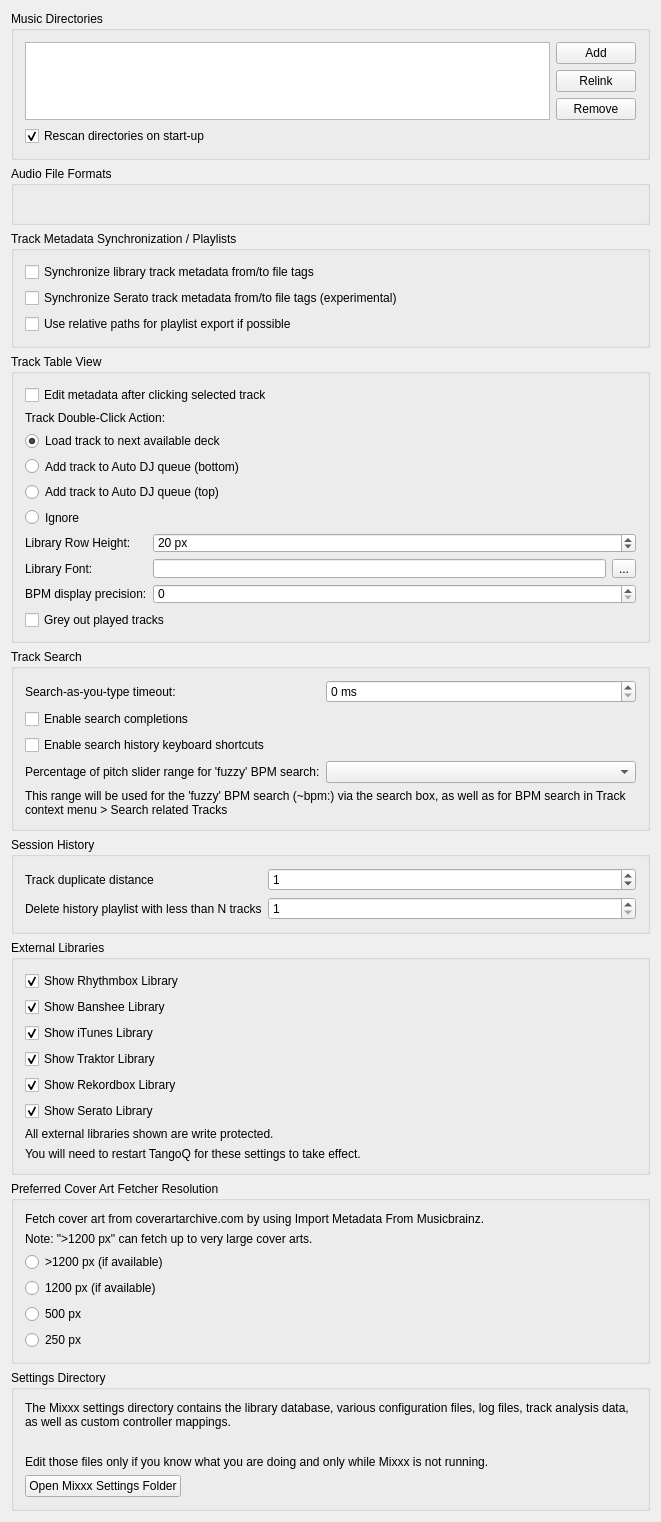
<?xml version="1.0" encoding="UTF-8"?>
<ui version="4.0">
 <class>DlgPrefLibraryDlg</class>
 <widget class="QWidget" name="DlgPrefLibraryDlg">
  <property name="geometry">
   <rect>
    <x>0</x>
    <y>0</y>
    <width>661</width>
    <height>1522</height>
   </rect>
  </property>
  <property name="windowTitle">
   <string notr="true">Library Preferences</string>
  </property>
  <layout class="QVBoxLayout" name="verticalLayout">

   <item>
    <widget class="QGroupBox" name="groupBox_MusicDirectories">
     <property name="title">
      <string>Music Directories</string>
     </property>
     <layout class="QGridLayout" name="gridLayout_music_directories">

      <item row="0" column="0" rowspan="3">
       <widget class="QListView" name="dirList">
        <property name="editTriggers">
         <set>QAbstractItemView::NoEditTriggers</set>
        </property>
        <property name="iconSize">
         <size>
          <width>16</width>
          <height>16</height>
         </size>
        </property>
        <property name="uniformItemSizes">
         <bool>true</bool>
        </property>
       </widget>
      </item>

      <item row="0" column="1">
       <widget class="QPushButton" name="pushButton_add_dir">
        <property name="font">
         <font/>
        </property>
        <property name="toolTip">
         <string>Add a directory where your music is stored. Mixxx will watch this directory and its subdirectories for new tracks.</string>
        </property>
        <property name="text">
         <string>Add</string>
        </property>
       </widget>
      </item>

      <item row="1" column="1">
       <widget class="QPushButton" name="pushButton_relocate_dir">
        <property name="toolTip">
         <string>If an existing music directory is moved, Mixxx doesn't know where to find the audio files in it. Choose Relink to select the music directory in its new location. &lt;br/&gt; This will re-establish the links to the audio files in the Mixxx library.</string>
        </property>
        <property name="text">
         <string extracomment="This will re-establish the links to the audio files in the Mixxx database if you move an music directory to a new location.">Relink</string>
        </property>
       </widget>
      </item>

      <item row="2" column="1">
       <widget class="QPushButton" name="pushButton_remove_dir">
        <property name="font">
         <font/>
        </property>
        <property name="toolTip">
         <string>If removed, Mixxx will no longer watch this directory and its subdirectories for new tracks.</string>
        </property>
        <property name="text">
         <string>Remove</string>
        </property>
       </widget>
      </item>

      <item row="3" column="0" colspan="2">
       <widget class="QCheckBox" name="checkBox_library_scan">
        <property name="text">
         <string>Rescan directories on start-up</string>
        </property>
        <property name="checked">
         <bool>true</bool>
        </property>
       </widget>
      </item>

     </layout>
    </widget>
   </item>

   <item>
    <widget class="QGroupBox" name="groupBox_AudioFileFormats">
     <property name="title">
      <string>Audio File Formats</string>
     </property>
     <property name="flat">
      <bool>false</bool>
     </property>
     <layout class="QGridLayout" name="gridLayout_audio_formats">
      <item row="0" column="0">
       <widget class="QLabel" name="builtInFormats">
        <property name="text">
         <string/>
        </property>
        <property name="wordWrap">
         <bool>true</bool>
        </property>
       </widget>
      </item>
     </layout>
    </widget>
   </item>

   <item>
    <widget class="QGroupBox" name="groupBox_AudioFileTags">
     <property name="title">
      <string>Track Metadata Synchronization / Playlists</string>
     </property>
     <layout class="QGridLayout" name="gridLayout_metadata">
      <item row="0" column="0" colspan="2">
       <widget class="QCheckBox" name="checkBox_sync_track_metadata">
        <property name="toolTip">
         <string>Automatically write modified track metadata from the library into file tags and reimport metadata from updated file tags into the library</string>
        </property>
        <property name="text">
         <string>Synchronize library track metadata from/to file tags</string>
        </property>
       </widget>
      </item>

      <item row="1" column="0">
       <widget class="QCheckBox" name="checkBox_serato_metadata_export">
        <property name="toolTip">
         <string>Keeps track color, beat grid, bpm lock, cue points, and loops synchronized with SERATO_MARKERS/MARKERS2 file tags.&lt;br/&gt;&lt;br/&gt;WARNING: Enabling this option also enables the reimport of Serato metadata after files have been modified outside of Mixxx. On reimport existing metadata in Mixxx is replaced with the metadata found in file tags. Custom metadata not included in file tags like loop colors is lost.</string>
        </property>
        <property name="text">
         <string>Synchronize Serato track metadata from/to file tags (experimental)</string>
        </property>
       </widget>
      </item>

      <item row="2" column="0" colspan="2">
       <widget class="QCheckBox" name="checkBox_use_relative_path">
        <property name="text">
         <string>Use relative paths for playlist export if possible</string>
        </property>
       </widget>
      </item>
     </layout>
    </widget>
   </item>

   <item>
    <widget class="QGroupBox" name="groupBox_TrackTableView">
     <property name="title">
      <string>Track Table View</string>
     </property>
     <layout class="QGridLayout" name="gridLayout_track_table_view">

      <item row="1" column="0" colspan="3">
       <widget class="QCheckBox" name="checkBox_edit_metadata_selected_clicked">
        <property name="text">
         <string>Edit metadata after clicking selected track</string>
        </property>
       </widget>
      </item>

      <item row="2" column="0" colspan="3">
       <widget class="QLabel" name="label_doubeClickAction">
        <property name="text">
         <string>Track Double-Click Action:</string>
        </property>
        <property name="alignment">
         <set>Qt::AlignLeft|Qt::AlignVCenter</set>
        </property>
       </widget>
      </item>

      <item row="3" column="0" colspan="3">
       <widget class="QRadioButton" name="radioButton_dbclick_deck">
        <property name="text">
         <string>Load track to next available deck</string>
        </property>
        <property name="checked">
         <bool>true</bool>
        </property>
       </widget>
      </item>
      <item row="4" column="0" colspan="3">
       <widget class="QRadioButton" name="radioButton_dbclick_bottom">
        <property name="text">
         <string>Add track to Auto DJ queue (bottom)</string>
        </property>
       </widget>
      </item>
      <item row="5" column="0" colspan="3">
       <widget class="QRadioButton" name="radioButton_dbclick_top">
        <property name="text">
         <string>Add track to Auto DJ queue (top)</string>
        </property>
       </widget>
      </item>
      <item row="6" column="0" colspan="3">
       <widget class="QRadioButton" name="radioButton_dbclick_ignore">
        <property name="text">
         <string>Ignore</string>
        </property>
       </widget>
      </item>

      <item row="7" column="0">
       <widget class="QLabel" name="label_rowHeight">
        <property name="text">
         <string>Library Row Height:</string>
        </property>
        <property name="alignment">
         <set>Qt::AlignLeft|Qt::AlignVCenter</set>
        </property>
       </widget>
      </item>
      <item row="7" column="1" colspan="2">
       <widget class="QSpinBox" name="spinBox_row_height">
        <property name="suffix">
         <string> px</string>
        </property>
        <property name="minimum">
         <number>5</number>
        </property>
        <property name="maximum">
         <number>100</number>
        </property>
        <property name="value">
         <number>20</number>
        </property>
       </widget>
      </item>

      <item row="8" column="0">
       <widget class="QLabel" name="label_libraryFont">
        <property name="text">
         <string>Library Font:</string>
        </property>
        <property name="alignment">
         <set>Qt::AlignLeft|Qt::AlignVCenter</set>
        </property>
       </widget>
      </item>
      <item row="8" column="1">
       <widget class="QLineEdit" name="lineEdit_library_font">
        <property name="readOnly">
         <bool>true</bool>
        </property>
       </widget>
      </item>
      <item row="8" column="2">
       <widget class="QToolButton" name="btn_library_font">
        <property name="text">
         <string>...</string>
        </property>
       </widget>
      </item>

      <item row="9" column="0">
       <widget class="QLabel" name="label_bpm_precision">
        <property name="text">
         <string>BPM display precision:</string>
        </property>
        <property name="alignment">
         <set>Qt::AlignLeft|Qt::AlignVCenter</set>
        </property>
       </widget>
      </item>
      <item row="9" column="1" colspan="2">
       <widget class="QSpinBox" name="spinbox_bpm_precision"/>
      </item>

      <item row="10" column="0" colspan="3">
       <widget class="QCheckBox" name="checkbox_played_track_color">
        <property name="text">
         <string>Grey out played tracks</string>
        </property>
       </widget>
      </item>

     </layout>
    </widget>
   </item><!-- Track Table View -->

   <item>
    <widget class="QGroupBox" name="groupBox_Search">
     <property name="title">
      <string>Track Search</string>
     </property>
     <layout class="QGridLayout" name="gridLayout_search">

      <item row="0" column="0">
       <widget class="QLabel" name="label_searchDebouncingTimeout">
        <property name="text">
         <string>Search-as-you-type timeout:</string>
        </property>
        <property name="alignment">
         <set>Qt::AlignLeft|Qt::AlignVCenter</set>
        </property>
       </widget>
      </item>
      <item row="0" column="1" colspan="2">
       <widget class="QSpinBox" name="spinBox_search_debouncing_timeout">
        <property name="suffix">
         <string> ms</string>
        </property>
       </widget>
      </item>

      <item row="1" column="0" colspan="3">
       <widget class="QCheckBox" name="checkBox_enable_search_completions">
        <property name="text">
         <string>Enable search completions</string>
        </property>
       </widget>
      </item>

      <item row="2" column="0" colspan="3">
       <widget class="QCheckBox" name="checkBox_enable_search_history_shortcuts">
        <property name="text">
         <string>Enable search history keyboard shortcuts</string>
        </property>
       </widget>
      </item>

      <item row="3" column="0">
       <widget class="QLabel" name="label_searchBpmFuzzyRange">
        <property name="text">
         <string>Percentage of pitch slider range for 'fuzzy' BPM search:</string>
        </property>
        <property name="alignment">
         <set>Qt::AlignLeft|Qt::AlignVCenter</set>
        </property>
        <property name="buddy">
         <cstring>comboBox_search_bpm_fuzzy_range</cstring>
        </property>
       </widget>
      </item>
      <item row="3" column="1" colspan="2">
       <widget class="QComboBox" name="comboBox_search_bpm_fuzzy_range"/>
      </item>
      <item row="4" column="0" colspan="3">
       <widget class="QLabel" name="label_searchBpmFuzzyRangeInfo">
        <property name="text">
         <string>This range will be used for the 'fuzzy' BPM search (~bpm:) via the search box, as well as for BPM search in Track context menu &gt; Search related Tracks</string>
        </property>
        <property name="wordWrap">
         <bool>true</bool>
        </property>
       </widget>
      </item>

     </layout>
    </widget>
   </item><!-- Search box -->

   <item>
    <widget class="QGroupBox" name="groupBox_History">
     <property name="title">
      <string>Session History</string>
     </property>
     <layout class="QGridLayout" name="gridLayout_history">

      <item row="1" column="0">
       <widget class="QLabel" name="label_history_track_duplicate_distance">
        <property name="text">
         <string>Track duplicate distance</string>
        </property>
        <property name="alignment">
         <set>Qt::AlignLeft|Qt::AlignVCenter</set>
        </property>
        <property name="wordWrap">
         <bool>true</bool>
        </property>
       </widget>
      </item>
      <item row="1" column="1" colspan="2">
       <widget class="QSpinBox" name="spinbox_history_track_duplicate_distance">
        <property name="toolTip">
         <string>When playing a track again log it to the session history only if more than N other tracks have been played in the meantime</string>
        </property>
        <property name="minimum">
         <number>0</number>
        </property>
        <property name="maximum">
         <number>99</number>
        </property>
        <property name="value">
         <number>1</number>
        </property>
       </widget>
      </item>

      <item row="2" column="0">
       <widget class="QLabel" name="label_history_cleanup">
        <property name="toolTip">
         <string>History playlist with less than N tracks will be deleted&lt;br/&gt;&lt;br/&gt;Note: the cleanup will be performed during startup and shutdown of Mixxx.</string>
        </property>
        <property name="text">
         <string>Delete history playlist with less than N tracks</string>
        </property>
        <property name="alignment">
         <set>Qt::AlignLeft|Qt::AlignVCenter</set>
        </property>
       </widget>
      </item>
      <item row="2" column="1" colspan="2">
       <widget class="QSpinBox" name="spinbox_history_min_tracks_to_keep">
        <property name="minimum">
         <number>1</number>
        </property>
        <property name="maximum">
         <number>99</number>
        </property>
        <property name="value">
         <number>1</number>
        </property>
       </widget>
      </item>

     </layout>
    </widget>
   </item><!-- History -->

   <item>
    <widget class="QGroupBox" name="groupBox_external_libraries">
     <property name="title">
      <string>External Libraries</string>
     </property>
     <layout class="QGridLayout" name="gridLayout_external_libraries">
      <item row="0" column="0">
       <widget class="QCheckBox" name="checkBox_show_rhythmbox">
        <property name="text">
         <string>Show Rhythmbox Library</string>
        </property>
        <property name="checked">
         <bool>true</bool>
        </property>
       </widget>
      </item>
      <item row="1" column="0">
       <widget class="QCheckBox" name="checkBox_show_banshee">
        <property name="text">
         <string>Show Banshee Library</string>
        </property>
        <property name="checked">
         <bool>true</bool>
        </property>
       </widget>
      </item>
      <item row="2" column="0">
       <widget class="QCheckBox" name="checkBox_show_itunes">
        <property name="text">
         <string>Show iTunes Library</string>
        </property>
        <property name="checked">
         <bool>true</bool>
        </property>
       </widget>
      </item>
      <item row="3" column="0">
       <widget class="QCheckBox" name="checkBox_show_traktor">
        <property name="text">
         <string>Show Traktor Library</string>
        </property>
        <property name="checked">
         <bool>true</bool>
        </property>
       </widget>
      </item>
      <item row="4" column="0">
       <widget class="QCheckBox" name="checkBox_show_rekordbox">
        <property name="text">
         <string>Show Rekordbox Library</string>
        </property>
        <property name="checked">
         <bool>true</bool>
        </property>
       </widget>
      </item>
      <item row="5" column="0">
       <widget class="QCheckBox" name="checkBox_show_serato">
        <property name="text">
         <string>Show Serato Library</string>
        </property>
        <property name="checked">
         <bool>true</bool>
        </property>
       </widget>
      </item>
      <item row="6" column="0">
       <widget class="QLabel" name="label_4">
        <property name="text">
         <string>All external libraries shown are write protected.</string>
        </property>
        <property name="wordWrap">
         <bool>true</bool>
        </property>
        <property name="topMargin" stdset="0">
         <number>10</number>
        </property>
       </widget>
      </item>
      <item row="7" column="0">
       <widget class="QLabel" name="label_11">
        <property name="text">
         <string>You will need to restart TangoQ for these settings to take effect.</string>
        </property>
        <property name="wordWrap">
         <bool>true</bool>
        </property>
       </widget>
      </item>
     </layout>
    </widget>
   </item>

   <item>
    <widget class="QGroupBox" name="groupBox_cover_art_fetcher">
     <property name="title">
      <string>Preferred Cover Art Fetcher Resolution</string>
     </property>
     <layout class="QGridLayout" name="gridLayout_cover_art_fetcher">
      <item row="0" column="0">
       <widget class="QLabel" name="label_12">
        <property name="text">
         <string>Fetch cover art from coverartarchive.com by using Import Metadata From Musicbrainz.</string>
        </property>
        <property name="wordWrap">
         <bool>true</bool>
        </property>
       </widget>
      </item>
      <item row="1" column="0">
       <widget class="QLabel" name="label_13">
        <property name="text">
         <string>Note: &quot;&gt;1200 px&quot; can fetch up to very large cover arts.</string>
        </property>
        <property name="wordWrap">
         <bool>true</bool>
        </property>
       </widget>
      </item>
      <item row="2" column="0">
       <widget class="QRadioButton" name="radioButton_cover_art_fetcher_highest">
        <property name="text">
         <string>&gt;1200 px (if available)</string>
        </property>
        <property name="checked">
         <bool>false</bool>
        </property>
       </widget>
      </item>
      <item row="3" column="0">
       <widget class="QRadioButton" name="radioButton_cover_art_fetcher_high">
        <property name="text">
         <string>1200 px (if available)</string>
        </property>
        <property name="checked">
         <bool>false</bool>
        </property>
       </widget>
      </item>
      <item row="4" column="0">
       <widget class="QRadioButton" name="radioButton_cover_art_fetcher_medium">
        <property name="text">
         <string>500 px</string>
        </property>
        <property name="checked">
         <bool>false</bool>
        </property>
       </widget>
      </item>
      <item row="5" column="0">
       <widget class="QRadioButton" name="radioButton_cover_art_fetcher_lowest">
        <property name="text">
         <string>250 px</string>
        </property>
        <property name="checked">
         <bool>false</bool>
        </property>
       </widget>
      </item>
     </layout>
    </widget>
   </item>

   <item>
    <widget class="QGroupBox" name="groupBox_settingsDir">
     <property name="title">
      <string>Settings Directory</string>
     </property>
     <layout class="QVBoxLayout" name="vlayout_settingsDir">
      <item>
       <widget class="QLabel" name="label_settingsDir">
        <property name="text">
         <string>The Mixxx settings directory contains the library database, various configuration files, log files, track analysis data, as well as custom controller mappings.</string>
        </property>
        <property name="wordWrap">
         <bool>true</bool>
        </property>
       </widget>
      </item>
      <item>
       <widget class="QLabel" name="label_settingsManualLink">
        <property name="text">
         <string/>
        </property>
        <property name="wordWrap">
         <bool>true</bool>
        </property>
        <property name="openExternalLinks">
         <bool>true</bool>
        </property>
       </widget>
      </item>
      <item>
       <widget class="QLabel" name="label_settingsWarning">
        <property name="text">
         <string>Edit those files only if you know what you are doing and only while Mixxx is not running.</string>
        </property>
        <property name="wordWrap">
         <bool>true</bool>
        </property>
       </widget>
      </item>
      <item>
       <widget class="QPushButton" name="pushButton_open_settings_dir">
        <property name="sizePolicy">
         <sizepolicy hsizetype="Fixed" vsizetype="Fixed">
          <horstretch>0</horstretch>
          <verstretch>0</verstretch>
         </sizepolicy>
        </property>
        <property name="text">
         <string>Open Mixxx Settings Folder</string>
        </property>
       </widget>
      </item>
     </layout>
    </widget>
   </item>
   <item>
    <spacer name="verticalSpacer">
     <property name="orientation">
      <enum>Qt::Vertical</enum>
     </property>
     <property name="sizeHint" stdset="0">
      <size>
       <width>20</width>
       <height>40</height>
      </size>
     </property>
    </spacer>
   </item>
  </layout>
 </widget>
 <layoutdefault spacing="6" margin="11"/>
 <tabstops>
  <tabstop>dirList</tabstop>
  <tabstop>pushButton_add_dir</tabstop>
  <tabstop>pushButton_relocate_dir</tabstop>
  <tabstop>pushButton_remove_dir</tabstop>
  <tabstop>checkBox_library_scan</tabstop>
  <tabstop>checkBox_sync_track_metadata</tabstop>
  <tabstop>checkBox_serato_metadata_export</tabstop>
  <tabstop>checkBox_use_relative_path</tabstop>
  <tabstop>checkBox_edit_metadata_selected_clicked</tabstop>
  <tabstop>radioButton_dbclick_deck</tabstop>
  <tabstop>radioButton_dbclick_bottom</tabstop>
  <tabstop>radioButton_dbclick_top</tabstop>
  <tabstop>radioButton_dbclick_ignore</tabstop>
  <tabstop>spinBox_row_height</tabstop>
  <tabstop>btn_library_font</tabstop>
  <tabstop>spinbox_bpm_precision</tabstop>
  <tabstop>checkbox_played_track_color</tabstop>
  <tabstop>spinBox_search_debouncing_timeout</tabstop>
  <tabstop>checkBox_enable_search_completions</tabstop>
  <tabstop>checkBox_enable_search_history_shortcuts</tabstop>
  <tabstop>comboBox_search_bpm_fuzzy_range</tabstop>
  <tabstop>spinbox_history_track_duplicate_distance</tabstop>
  <tabstop>spinbox_history_min_tracks_to_keep</tabstop>
  <tabstop>checkBox_show_rhythmbox</tabstop>
  <tabstop>checkBox_show_banshee</tabstop>
  <tabstop>checkBox_show_itunes</tabstop>
  <tabstop>checkBox_show_traktor</tabstop>
  <tabstop>checkBox_show_rekordbox</tabstop>
  <tabstop>checkBox_show_serato</tabstop>
  <tabstop>radioButton_cover_art_fetcher_highest</tabstop>
  <tabstop>radioButton_cover_art_fetcher_high</tabstop>
  <tabstop>radioButton_cover_art_fetcher_medium</tabstop>
  <tabstop>radioButton_cover_art_fetcher_lowest</tabstop>
  <tabstop>pushButton_open_settings_dir</tabstop>
 </tabstops>
 <resources/>
 <connections/>
</ui>
